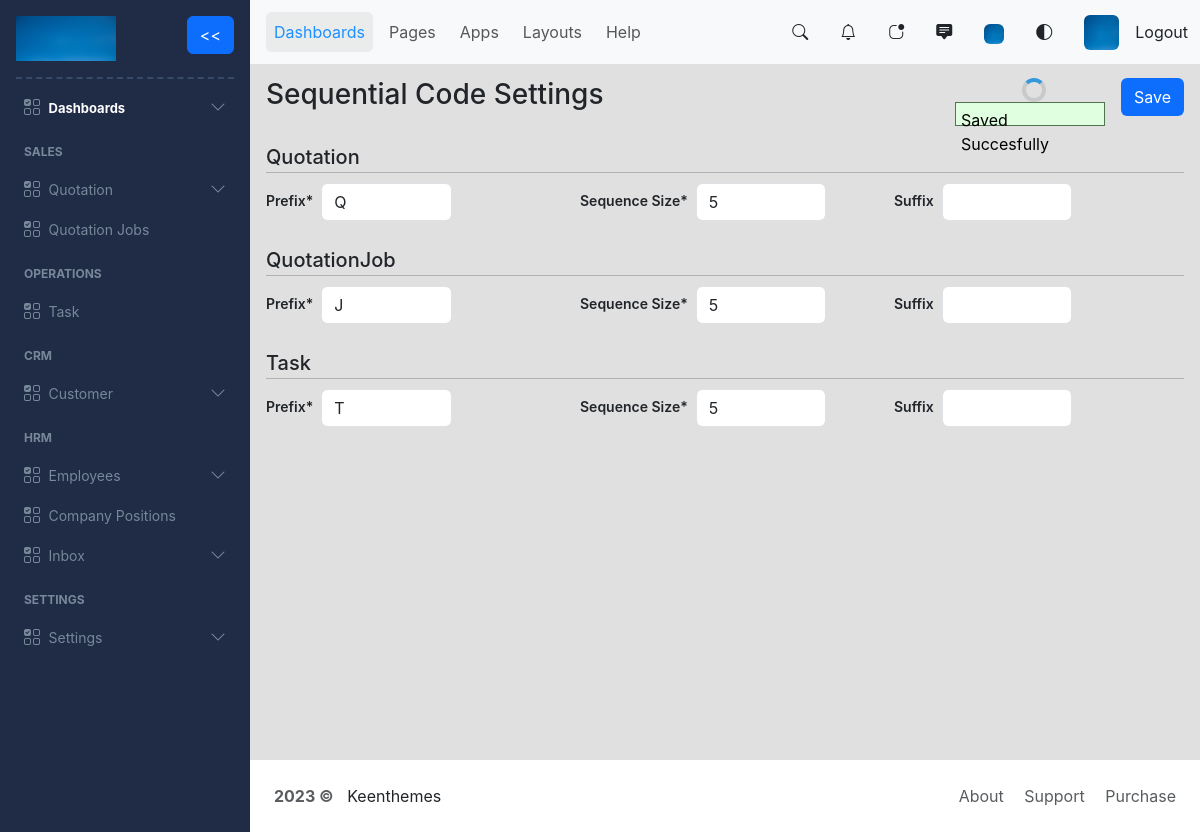
The page /sequential_code (signed in) on the database its author committed.
### myapp/models.py (models this page shows, shortened)
class SequentialCode(models.Model):
    models_choices=( ('quotation', 'Quotation'), ('quotation_job', 'Quotation Job'), ('task', 'Task') )
    id = models.UUIDField(primary_key=True, default=uuid.uuid4, unique=True, editable=False)
    code_prefix = models.CharField(max_length=3)
    code_size = models.IntegerField()
    code_suffix = models.CharField(max_length=3, null=True, blank=True)
    code_of = models.CharField(max_length=30, choices=models_choices)

### myapp/views.py (the view, shortened to what this page needs)
# urls.py: path('sequential_code', views.sequentialCode, name='sequential_code'),
@login_required
def sequentialCode(request):
    quotation_code = SequentialCode.objects.filter(code_of="quotation").first()
    quotation_job_code = SequentialCode.objects.filter(code_of="quotation_job").first()
    task_code = SequentialCode.objects.filter(code_of="task").first()
    quotation_code_object = get_object_or_404(SequentialCode, pk=quotation_code.id)
    quotation_job_code_object = get_object_or_404(SequentialCode, pk=quotation_job_code.id)
    task_code_object = get_object_or_404(SequentialCode, pk=task_code.id)
    quotation_code_form = QuotationSequentialCodeForm(instance=quotation_code_object)
    quotationjob_code_form = QuotationJobSequentialCodeForm(instance=quotation_job_code_object)
    task_code_form = TaskSequentialCodeForm(instance=task_code_object)
    context = {
        'quotation_code_form': quotation_code_form,
        'quotationjob_code_form': quotationjob_code_form,
        'task_code_form': task_code_form,
        'quotation_code': quotation_code,
        'quotation_job_code': quotation_job_code,
        'task_code': task_code
    }
    return render(request, 'sequential_code/sequential_code.html', context)

### myapp/forms.py
class QuotationSequentialCodeForm(forms.ModelForm):
    class Meta:
        model = SequentialCode
        fields = '__all__'
        widgets = {
            'code_prefix': forms.TextInput(attrs={
                'class': 'form-control',
                'id': 'formCodePrefix',
            }),
            'code_size': forms.NumberInput(attrs={
                'class': 'form-control',
                'id': 'formCodeSize',
            }),
            'code_suffix': forms.TextInput(attrs={
                'class': 'form-control',
                'id': 'formCodeSuffix',
            }),
        }

class QuotationJobSequentialCodeForm(forms.ModelForm):
    class Meta:
        model = SequentialCode
        fields = '__all__'
        widgets = {
            'code_prefix': forms.TextInput(attrs={
                'class': 'form-control',
                'id': 'formCodePrefix',
            }),
            'code_size': forms.NumberInput(attrs={
                'class': 'form-control',
                'id': 'formCodeSize',
            }),
            'code_suffix': forms.TextInput(attrs={
                'class': 'form-control',
                'id': 'formCodeSuffix',
            }),
        }

### myapp/templates/sequential_code/sequential_code.html (shortened to what this page needs)
{% extends 'index.html' %}
{% block content %}
{% load static %}
<form method="POST" action="" enctype="multipart/form-data">
    <div class="d-flex justify-content-between mb-3">
        <div>
            <h3>Sequential Code Settings</h3>
        </div>
        <div class="d-flex">
            <div id="notification-container d-flex" class="align-self-center me-2">
                <div id="sequence-spinner"></div>
                <div id="sequence-notification" class="align-self-center me-2"><p>Saved Succesfully</p></div>
            </div>
            <div>
                <input type="submit" class="btn bg-primary text-white" id="sequencecreatebtn" value="Save">
            </div>
        </div>
    </div>
    <div class="mt-3" id="sequenceFormOne">
        <span class="modelsHeading">Quotation</span>
        <hr class="modelsHeadingLine">
        <div class="d-flex justify-content-between">
            <div class="row d-flex justify-content-start settings_content">
                <div class="col d-flex align-items-center">
                    <label for="formCodePrefix" class="form-label me-2 mt-1">Prefix*</label>
                    {{ quotation_code_form.code_prefix }}
                </div>
                <div class="col d-flex align-items-center">
                    <label for="formCodeSize" class="form-label me-2 mt-1">Sequence Size*</label>
                    {{ quotation_code_form.code_size }}
                </div>
                <div class="col d-flex align-items-center">
                    <label for="formCodeSuffix" class="form-label me-2 mt-1">Suffix</label>
                    {{ quotation_code_form.code_suffix }}
                </div>
            </div>
        </div>
    </div>
    <div class="mt-4" id="sequenceFormTwo">
        <span class="modelsHeading">QuotationJob</span>
        <hr class="modelsHeadingLine">
        <div class="d-flex justify-content-between">
            <div class="row d-flex justify-content-start settings_content">
                <div class="col d-flex align-items-center">
                    <label for="formCodePrefix" class="form-label me-2 mt-1">Prefix*</label>
                    {{ quotationjob_code_form.code_prefix }}
                </div>
                <div class="col d-flex align-items-center">
                    <label for="formCodeSize" class="form-label me-2 mt-1">Sequence Size*</label>
                    {{ quotationjob_code_form.code_size }}
                </div>
                <div class="col d-flex align-items-center">
                    <label for="formCodeSuffix" class="form-label me-2 mt-1">Suffix</label>
                    {{ quotationjob_code_form.code_suffix }}
                </div>
            </div>
        </div>
    </div>
    <div class="mt-4" id="sequenceFormThree">
        <span class="modelsHeading">Task</span>
        <hr class="modelsHeadingLine">
        <div class="d-flex justify-content-between">
            <div class="row d-flex justify-content-start settings_content">
                <div class="col d-flex align-items-center">
                    <label for="formCodePrefix" class="form-label me-2 mt-1">Prefix*</label>
                    {{ task_code_form.code_prefix }}
                </div>
                <div class="col d-flex align-items-center">
                    <label for="formCodeSize" class="form-label me-2 mt-1">Sequence Size*</label>
                    {{ task_code_form.code_size }}
                </div>
                <div class="col d-flex align-items-center">
                    <label for="formCodeSuffix" class="form-label me-2 mt-1">Suffix</label>
                    {{ task_code_form.code_suffix }}
                </div>
            </div>
        </div>
    </div>
</form>
{% endblock content %}

### myapp/static/css/sequential_code.css (style rules this page uses)
.modelsHeading { font-size: 20px; font-weight: 550; }
.modelsHeadingLine { margin: 0; margin-bottom: 10px; padding: 0; }
.settings_content .form-control { width: 45%; }
.settings_content .form-label { font-size: 14px; font-weight: 600; }
#sequence-spinner { border: 4px solid rgba(0, 0, 0, 0.1); border-top: 4px solid #3498db; border-radius: 50%; width: 24px; height: 24px; animation: spin 1s linear infinite; margin: auto; }
#sequence-notification { padding: 5px; border: 0.5px solid #517451; background-color: #e0ffe0; color: #000000; height: 24px; width: 150px; }

### myapp/static/css/keenweb.css (style rules this page uses)
* { font-family: Inter, Helvetica, "sans-serif";; }

### rows shown on the page
SequentialCode: code_prefix "Q", code_size "5"
SequentialCode: code_prefix "J", code_size "5"
SequentialCode: code_prefix "T", code_size "5"
